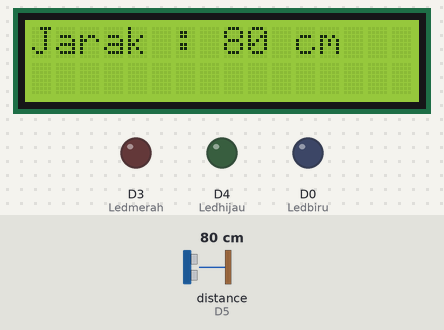
Bench run of a sketch on a simulated ESP8266 (NodeMCU). Parts: 16×2 character LCD, output pins drawn as LEDs (lit = HIGH). Wiring (inferred from the names in the program): ultrasonic range finder: trigger D6; echo D5. Dashed ring = blinking. The test bench sets the inputs (shaded band); at power-on: distance to the obstacle (sensor on D5) 80 cm. The echo pulse lasts 58.3 µs per cm; pins used as bus, display or sensor lines are not drawn.

Above: at 1.2 s.
1.3 s: distance to the obstacle (sensor on D5) set to 2 cm
At 3.1 s:
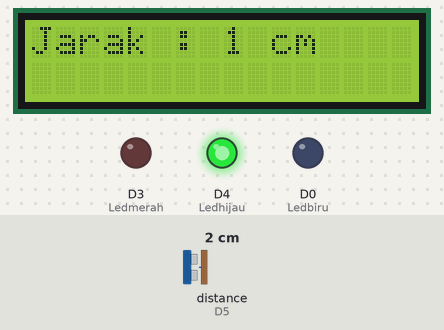
4.6 s: distance to the obstacle (sensor on D5) set to 4 cm
At 7.7 s:
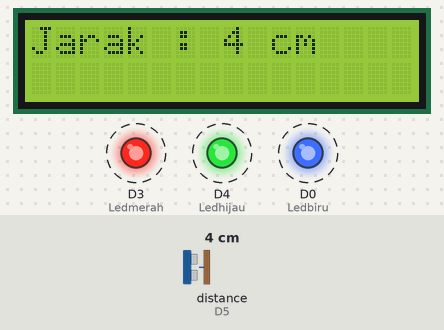
7.9 s: distance to the obstacle (sensor on D5) set to 9 cm
At 10.3 s:
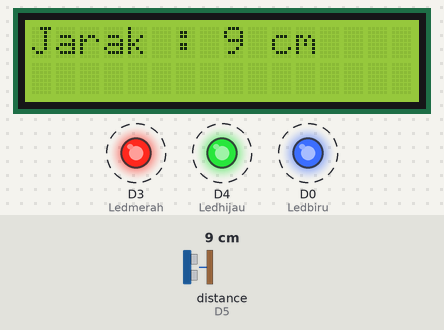
Timing chart, 0 to 18.2 s (numbered marks = the images above; inputs shaded):
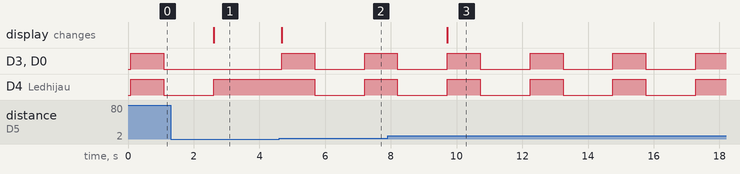

Measured:
- after the input at 1.3 s, D3 (Ledmerah), D0 (Ledbiru): stays LOW (without the input it goes to HIGH after 1.3 s); D4 (Ledhijau): goes on until 2.6 s, then stays HIGH; the display: changes after 1.3 s (image 1)
- after the input at 4.6 s, D3 (Ledmerah), D0 (Ledbiru): LOW → HIGH after 0.08 s, → LOW 1.0 s later, → HIGH 1.5 s later; D4 (Ledhijau): HIGH → LOW after 1.1 s, → HIGH 1.5 s later; the display: changes after 0.08 s (image 2)
- after the input at 7.9 s, the display: changes after 1.8 s (image 3)

The sketch:

Ultrasonik_Tugas.ino
```cpp
#include <Wire.h>
#include <LiquidCrystal_I2C.h>
LiquidCrystal_I2C lcd(0x27, 16, 2); //atau 0x3F

#define triggerPin D6
#define echoPin D5
#define Ledmerah D3
#define Ledbiru D0
#define Ledhijau D4


void setup() {
   lcd.init();
   pinMode(triggerPin, OUTPUT);
   pinMode(echoPin, INPUT);
   pinMode(BUILTIN_LED, OUTPUT);
  pinMode(Ledmerah, OUTPUT);
  pinMode(Ledbiru, OUTPUT);
  pinMode(Ledhijau, OUTPUT);
}
void loop() {
   lcd.clear();
   lcd.backlight();
   lcd.home();
   long duration, jarak;
   digitalWrite(triggerPin, LOW);
   delayMicroseconds(2);
   digitalWrite(triggerPin, HIGH);
   delayMicroseconds(10);
   digitalWrite(triggerPin, LOW);
   duration = pulseIn(echoPin, HIGH);
   jarak = (duration/2) / 29.1;
   lcd.setCursor(0,0);
   lcd.print("Jarak : ");
   lcd.print(jarak);
   lcd.print(" cm");

   if (jarak <= 1 ) {
   digitalWrite(Ledmerah, LOW);
   digitalWrite(Ledbiru, LOW);
   digitalWrite(Ledhijau, HIGH);
  }
     if (jarak > 1 && jarak <= 2  ) {
   digitalWrite(Ledmerah, HIGH);
   digitalWrite(Ledbiru, LOW);
   digitalWrite(Ledhijau, LOW);
  }

     if (jarak > 2 && jarak <= 3 ) {
   digitalWrite(Ledmerah, LOW);
   digitalWrite(Ledbiru, HIGH);
   digitalWrite(Ledhijau, LOW);
  }

     if (jarak > 3) {
   digitalWrite(Ledmerah, HIGH);
   digitalWrite(Ledbiru, HIGH);
   digitalWrite(Ledhijau, HIGH);
   delay(1000);
   digitalWrite(Ledmerah, LOW);
   digitalWrite(Ledbiru, LOW);
   digitalWrite(Ledhijau, LOW);
   delay(1000);
  }

   delay(500);
}
```
